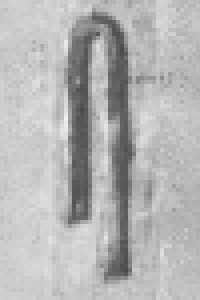
#> input picture examples/example0.png, 50 x 75 px (shown 4 times larger)
$ jupyter execute --allow-errors detectHiero.ipynb   (shell and % lines are left out)   (older library calls are emulated)
#> lines starting #> are read from the running program, lines starting #| are printed output that depends on the picture; after the words box and inside, x2 and y2 are one past the last pixel; in counts of white or black regions, pixels touching at a corner belong together
#> the sliders are set to Name = example0.png, Edge = Normal, DBSCAN = False, scale = 5, sizemin = 5
[cell 1]
import cv2 as cv
import numpy as np
import os
import pandas
import random
from ipywidgets import widgets
from ipywidgets import interact,interactive, fixed
from IPython.display import Image, display, clear_output

import ipywidgets

[cell 2]
# [106 lines left out: function check_cluster, not called in this run]

[cell 3]
# [28 lines left out: functions auto_canny, threshold_otsu, threshold_canny, not called in this run]

[cell 4]
# [58 lines left out: functions pixels_white, pixels_dbscan, not called in this run]

[cell 5]
import matplotlib.image as mpimg
import matplotlib.pyplot as plt
from matplotlib import gridspec
from skimage.measure import compare_ssim
plt.rcParams['figure.figsize']=[10,7]

from ipywidgets import Image, Layout
examples = ['example0.png','example1.jpg','example2.jpg','example3.jpg','example4.jpg']

example = 4
picture='./examples/{}'.format(examples[example])
#img = cv.imread(picture)

#img=mpimg.imread(picture)
#imgplot = plt.imshow(img)
check_done = False
#cluster =0
WHITE = [255,255,255]


def choose_img(Name, Edge, DBSCAN, scale, sizemin):
    #global img
#> called with Name = 'example0.png', Edge = 'Normal', DBSCAN = False, scale = 5, sizemin = 5
    global picture
    picture='./examples/{}'.format(Name)
    img = mpimg.imread(picture)
#> img is the input picture: shape (75, 50) float32; min 0.294, max 0.937, mean 0.709
    plt.axis('off')
#> (this line was passed over: IPython is not available in this run)

    global img_threshold

    if not DBSCAN:
        if Edge == 'Otsu':
            img_threshold = threshold_otsu(picture)
            plt.imshow(img_threshold)
            cv.imwrite('./temp/img_threshold.png', img_threshold)
        elif Edge == 'AutoCanny':
            img_threshold = threshold_canny(picture)
            plt.imshow(img_threshold)
            cv.imwrite('./temp/img_threshold.png', img_threshold)

        elif Edge == 'Normal':
            plt.imshow(img)
#> (this line was passed over: IPython is not available in this run)
            #img_threshold = img
            cv.imwrite('./temp/img_threshold.png', img)
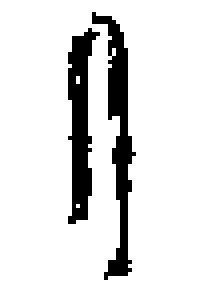
#> saved as img_threshold.png: shape (75, 50) (shown 4 times larger); values 0 (black) and 1 (white), 87.7% white; 2 black regions, box (x1, y1, x2, y2) and area: (23, 3, 34, 70) 245, (17, 7, 25, 56) 217
#> the sliders are set to name = <module 'ipywidgets.fixed_' fr
    else:
        if not check_done:
            global white_pix
            white_pix = pixels_white(img_threshold)
            global result_dbscan
            global unknown_pix
            global maybe_clusters
            global good_clusters
            global bad_clusters
            global hiero_detected
            global pos_detected


            global cluster

            good_clusters = []
            bad_clusters = []
            maybe_clusters = []
            hiero_detected = []
            pos_detected = []

            result_dbscan, unknown_pix = pixels_dbscan(white_pix, scale, sizemin)

            img_dbscan = mpimg.imread('./temp/out_dbscan.png')
            plt.imshow(img_dbscan)

        else:
            #global known_cluster
            if len(maybe_clusters) == 0:
                maybe_clusters = unknown_pix

            white_pix_done = cv.imread('./temp/img_threshold.png')
            canvas = np.zeros_like(white_pix_done)
            for maybe in maybe_clusters:
                for pixel in result_dbscan[1][maybe]:
                    canvas[pixel[1]][pixel[0]] = np.array([255,255,255])

            maybe_clusters = []
            white_pix = pixels_white(canvas)
            result_dbscan, unknown_pix = pixels_dbscan(white_pix, scale, sizemin)

            img_dbscan = mpimg.imread('./temp/out_dbscan.png')
            plt.imshow(img_dbscan)


# [21 lines left out: functions threshold_img, show_img, not called in this run]


def show_dbscan(name):
    img = mpimg.imread('{}'.format(name))
    #img = PIL.Image.open('{}'.format(name))
    #fig, ax =subplots(figsize=(2,2))
    plt.axis('off')
    plt.imshow(img)


# [13 lines left out: function showEdges, not called in this run]


# Creating costume widget
rangeSlider = widgets.IntSlider(
    value = 5,
    min = 2,
    max = 30,
    step = 1,
    description = 'Scale',
    continuous_update = False
)

rangeSize = widgets.IntSlider(
    value = 5,
    min = 1,
    max = 100,
    step = 1,
    description = 'Size min',
    continuous_update = False
)

Edge_Dropdown = widgets.Dropdown(
    options = ['Normal','Otsu', 'AutoCanny'],
    value = 'Normal',
    description = 'Filter'
)

DBSCAN_box = widgets.Checkbox(
    value=False,
    disabled=True,
    description = 'Apply DBSCAN'
)

# Function to update the state of DBSCAN_box
# This should be activate everytime the value of Edge_Dropdown changes
# [7 lines left out: function update_DBSCAN_box, not called in this run]

# Execute the previous function when Edge_Dropdown changes
Edge_Dropdown.observe(update_DBSCAN_box, 'value')
# TODO: Should also reset the DBSCAN_box when the figure changes

# Using interact from ipywidgets
# You have to specify the value of every parameter
# or define the specific widget (rangeSlider)
# Other parameters must be fixed


w1 = interactive(choose_img, Name=examples, Edge=Edge_Dropdown, DBSCAN=DBSCAN_box, scale = rangeSlider, sizemin = rangeSize)#w2 = interactive(threshold_img, threshold=['Otsu', 'AutoCanny'])
#> (the rest of this cell did not finish here and is left out)
